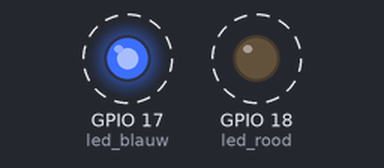
Bench run of a program on a simulated Raspberry Pi (BCM pin numbers). On the bench: output pins drawn as LEDs (lit = HIGH). Dashed ring = blinking.

Above: at 0.2 s.
Timing chart, 0 to 3.0 s (numbered marks = the images above):
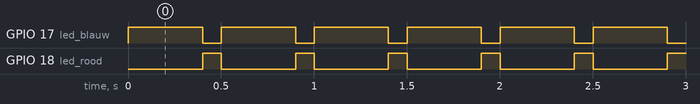

The program:

led1.py
```python
from gpiozero import LED
from time import sleep

led_blauw = LED(17)
led_rood = LED(18)

while True:
    led_blauw.on()
    led_rood.off()
    sleep(0.4)
    led_blauw.off()
    led_rood.on()
    sleep(0.1)
```

Measured:
- by itself, GPIO 17 (led_blauw): alternates HIGH for 0.40 s and LOW for 0.10 s
- by itself, GPIO 18 (led_rood): alternates HIGH for 0.10 s and LOW for 0.40 s
